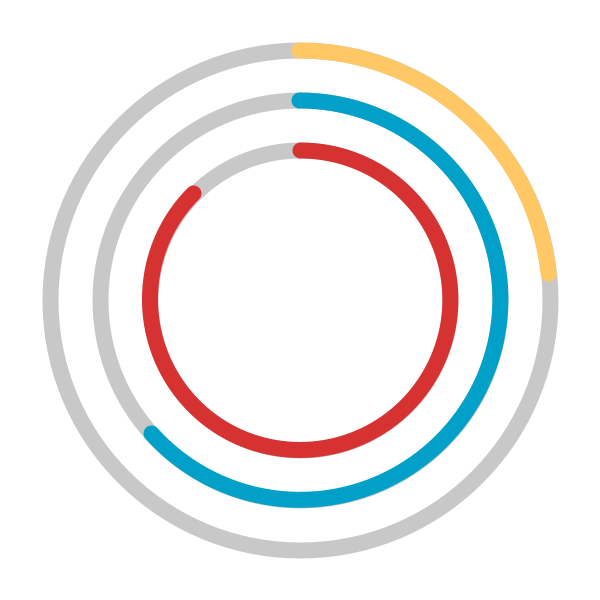
Frame 1 (no input)
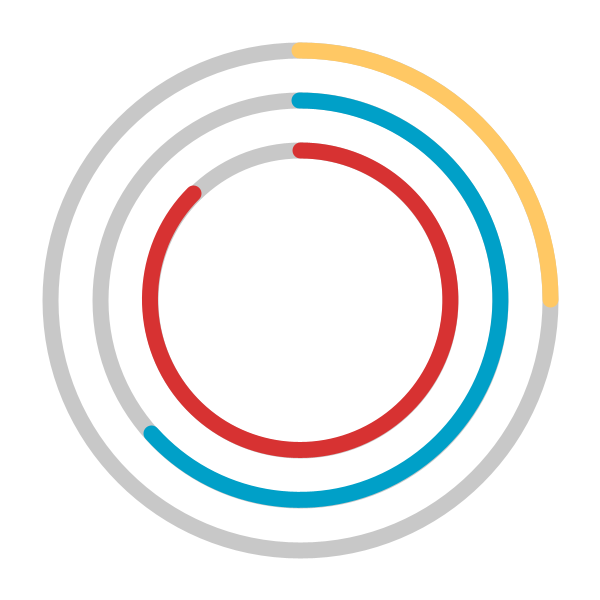
Frame 60 (the mouse pressed at the canvas centre just before this capture)
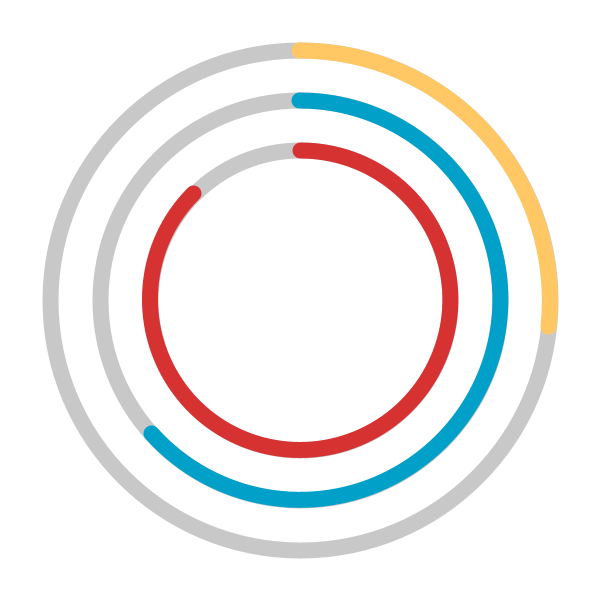
Frame 120 (the mouse held since frame 60 and released just before this capture)

The Processing sketch that drew these frames (run headless with seeded random() and noise(); from frame 60 on, the mouse is pressed at the canvas centre):

// Processing sketch: sketch_240609b
// ── sketch_240609b.pde
void setup() {
  size(600, 600);
  noFill();
  strokeWeight(16);
}

void draw() {
  background(255);
  
  stroke(200, 200, 200);
  ellipse(width/2, height/2, 500, 500);
  ellipse(width/2, height/2, 400, 400);
  ellipse(width/2, height/2, 300, 300);
  
  // second

  stroke(255, 200, 100);

  arc(
    width/2, height/2,
    500, 500,
    -PI / 2,
    -PI / 2 + 2 * PI * second() / 60
  );
  
  // minute
  
  stroke(0, 160, 200);
  
  arc(
    width/2, height/2,
    400, 400,
    -PI / 2,
    -PI / 2 + 2 * PI * minute() / 60
  );
  
  // hour
  
  stroke(215, 50, 50);
  
  arc(
    width/2, height/2,
    300, 300,
    -PI / 2,
    -PI / 2 + 2 * PI * hour() / 24
  );
}
